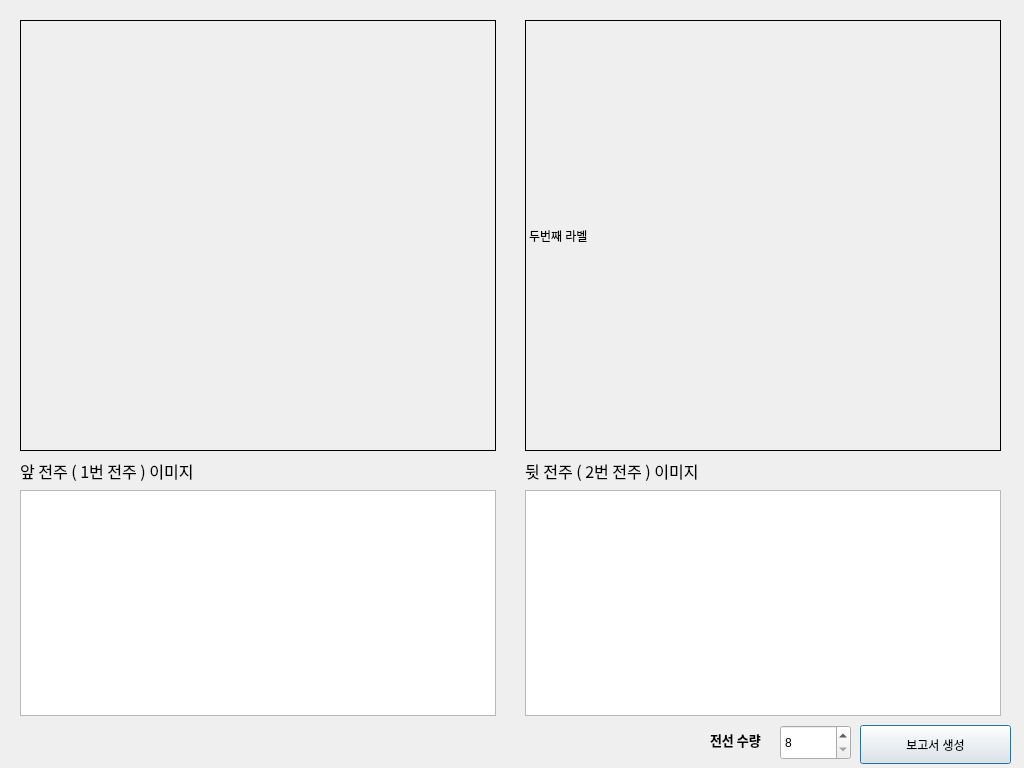
<?xml version="1.0" encoding="UTF-8"?>
<ui version="4.0">
 <class>MainDlg</class>
 <widget class="QDialog" name="MainDlg">
  <property name="geometry">
   <rect>
    <x>0</x>
    <y>0</y>
    <width>1024</width>
    <height>768</height>
   </rect>
  </property>
  <property name="windowTitle">
   <string>Dialog</string>
  </property>
  <widget class="QWidget" name="layoutWidget">
   <property name="geometry">
    <rect>
     <x>0</x>
     <y>0</y>
     <width>1021</width>
     <height>461</height>
    </rect>
   </property>
   <layout class="QHBoxLayout" name="horizontalLayout">
    <property name="spacing">
     <number>29</number>
    </property>
    <property name="leftMargin">
     <number>20</number>
    </property>
    <property name="topMargin">
     <number>20</number>
    </property>
    <property name="rightMargin">
     <number>20</number>
    </property>
    <property name="bottomMargin">
     <number>10</number>
    </property>
    <item>
     <widget class="QLabel" name="f_pole">
      <property name="frameShape">
       <enum>QFrame::Box</enum>
      </property>
      <property name="text">
       <string/>
      </property>
     </widget>
    </item>
    <item>
     <widget class="QLabel" name="b_pole">
      <property name="frameShape">
       <enum>QFrame::Box</enum>
      </property>
      <property name="text">
       <string>두번째 라벨</string>
      </property>
     </widget>
    </item>
   </layout>
  </widget>
  <widget class="QWidget" name="layoutWidget">
   <property name="geometry">
    <rect>
     <x>0</x>
     <y>480</y>
     <width>1021</width>
     <height>241</height>
    </rect>
   </property>
   <layout class="QHBoxLayout" name="horizontalLayout_2">
    <property name="spacing">
     <number>29</number>
    </property>
    <property name="leftMargin">
     <number>20</number>
    </property>
    <property name="topMargin">
     <number>10</number>
    </property>
    <property name="rightMargin">
     <number>20</number>
    </property>
    <property name="bottomMargin">
     <number>5</number>
    </property>
    <item>
     <widget class="QListWidget" name="f_pole_list"/>
    </item>
    <item>
     <widget class="QListWidget" name="b_pole_list"/>
    </item>
   </layout>
  </widget>
  <widget class="QWidget" name="layoutWidget">
   <property name="geometry">
    <rect>
     <x>0</x>
     <y>455</y>
     <width>1021</width>
     <height>31</height>
    </rect>
   </property>
   <layout class="QHBoxLayout" name="horizontalLayout_3">
    <property name="spacing">
     <number>29</number>
    </property>
    <property name="leftMargin">
     <number>20</number>
    </property>
    <property name="topMargin">
     <number>0</number>
    </property>
    <property name="rightMargin">
     <number>20</number>
    </property>
    <property name="bottomMargin">
     <number>0</number>
    </property>
    <item>
     <widget class="QLabel" name="label">
      <property name="font">
       <font>
        <family>Agency FB</family>
        <pointsize>12</pointsize>
       </font>
      </property>
      <property name="lineWidth">
       <number>1</number>
      </property>
      <property name="text">
       <string>앞 전주 ( 1번 전주 ) 이미지 </string>
      </property>
      <property name="openExternalLinks">
       <bool>false</bool>
      </property>
     </widget>
    </item>
    <item>
     <widget class="QLabel" name="label_2">
      <property name="font">
       <font>
        <family>굴림</family>
        <pointsize>12</pointsize>
        <weight>50</weight>
        <bold>false</bold>
       </font>
      </property>
      <property name="text">
       <string>뒷 전주 ( 2번 전주 ) 이미지 </string>
      </property>
     </widget>
    </item>
   </layout>
  </widget>
  <widget class="QSpinBox" name="number">
   <property name="geometry">
    <rect>
     <x>780</x>
     <y>725</y>
     <width>71</width>
     <height>35</height>
    </rect>
   </property>
   <property name="suffix">
    <string/>
   </property>
   <property name="minimum">
    <number>8</number>
   </property>
   <property name="maximum">
    <number>15</number>
   </property>
   <property name="value">
    <number>8</number>
   </property>
  </widget>
  <widget class="QPushButton" name="pushButton">
   <property name="geometry">
    <rect>
     <x>860</x>
     <y>725</y>
     <width>151</width>
     <height>39</height>
    </rect>
   </property>
   <property name="text">
    <string>보고서 생성</string>
   </property>
  </widget>
  <widget class="QLabel" name="label_3">
   <property name="geometry">
    <rect>
     <x>710</x>
     <y>720</y>
     <width>61</width>
     <height>40</height>
    </rect>
   </property>
   <property name="font">
    <font>
     <family>Agency FB</family>
     <pointsize>10</pointsize>
     <weight>75</weight>
     <bold>true</bold>
    </font>
   </property>
   <property name="text">
    <string>전선 수량</string>
   </property>
  </widget>
 </widget>
 <resources/>
 <connections/>
</ui>
